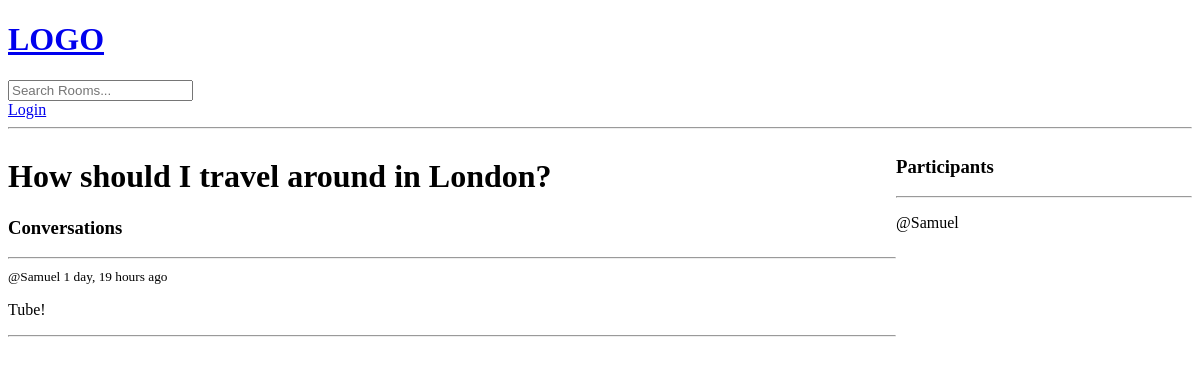
The page /room/5/ on the database as committed earlier.
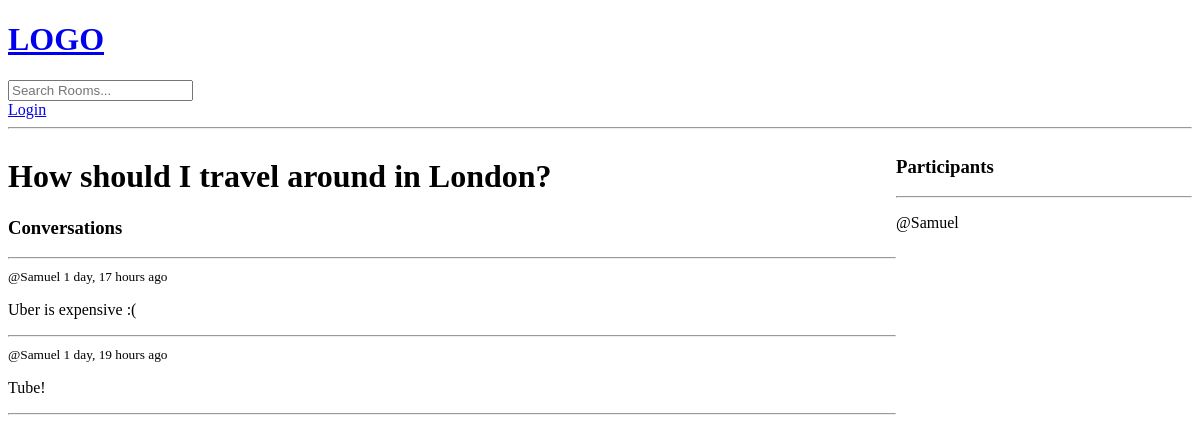
The same page on the database as committed later.
### base/models.py (models this page shows, shortened)
class Message(models.Model):
    user = models.ForeignKey(User, on_delete=models.CASCADE)
    room = models.ForeignKey(Room, on_delete=models.CASCADE)
    body = models.TextField()
    updated = models.DateTimeField(auto_now=True)
    created = models.DateTimeField(auto_now_add=True)
    class Meta:
        ordering = ['-updated', '-created']

### base/views.py (the view, shortened to what this page needs)
# urls.py: path('room/<str:pk>/', views.room, name="room"),
def room(request, pk):
    roomval = Room.objects.get(id=pk)
    room_messages = roomval.message_set.all().order_by('-created')
    participants = roomval.participants.all()
    context = {'room': roomval, 'room_messages': room_messages, 'participants':participants}
    return render(request, 'base/roompg.html', context)

### base/templates/base/roompg.html (shortened to what this page needs)
{% extends 'main.html' %}
{% block content %}
<div class="room-container">
    <div>
        <h1>{{room.name}}</h1>
        <div class="comment-wrapper">
            <h3>Conversations</h3>
            <hr>
            {% for message in room_messages %}
                <div>
                    <small>@{{message.user}}  {{message.created|timesince}} ago </small>
                    <p>{{message.body}}</p>
                    <hr>
                </div>
            {% endfor %}
        </div>
    </div>
    <div>
        <h3>Participants</h3>
        <hr>
        {% for user in participants %}
        <div>
            <p>@{{user.username}}</p>
        </div>
        {% endfor %}
    </div>
</div>
{% endblock %}

Rows that differ between the two databases and show on the page:
added Message: user "Samuel", created "1 day, 17 hours", body "Uber is expensive :("
